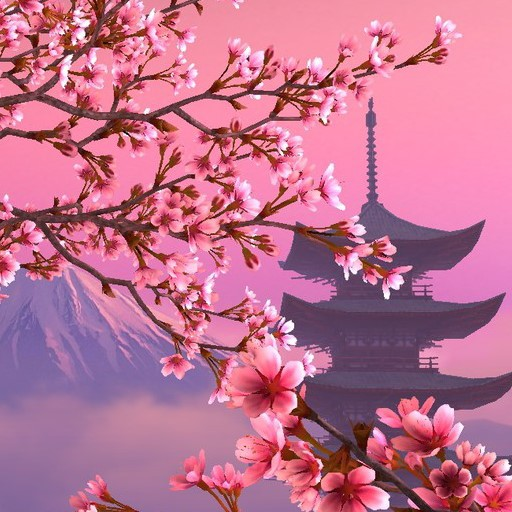
#> input picture lab4/main_template.jpg, 512 x 512 px
$ python script.py
#> lines starting #> are read from the running program, lines starting #| are printed output that depends on the picture
import cv2 as cv
import numpy as np
from matplotlib import pyplot as plt

RESULT = 1

def dft(image):
    f = np.fft.fft2(image)
    fshift = np.fft.fftshift(f)
    magnitude_spectrum = 20 * np.log(np.abs(fshift))
    return magnitude_spectrum

def to_log_polar_coords(image):
    flags = cv.INTER_LINEAR + cv.WARP_FILL_OUTLIERS + cv.WARP_POLAR_LOG
    w, h = image.shape[::-1]
    centre = (w/2, h/2)
    max_radius = np.sqrt((w/2)**2+(h/2)**2)
    log_polar_img = cv.warpPolar(image, (w, h), centre, max_radius, flags)
    #log_polar_img = cv.linearPolar(image, centre, max_radius, flags)
    return log_polar_img

def zoom_image(image, percents):
    w, h = image.shape[::-1]
    centre = (w/2, h/2)
    matrix = cv.getRotationMatrix2D(centre, 0, (percents/100))
    transformed_image = cv.warpAffine(image, matrix, (w,h))
    return transformed_image

def find_correlation(image, template_image):
    global RESULT
    m_i = dft(image)
    if RESULT == 1:
        cv.imwrite("DFT_MAIN.jpg", m_i)
    w, h = image.shape[::-1]
    t_i = dft(template_image)
    cv.imwrite("DFT_TEMPLATE" + str(RESULT) +".jpg", t_i)
    log_polar_main = to_log_polar_coords(m_i)
    if RESULT == 1:
        cv.imwrite("log_polar_main_img.jpg", log_polar_main)
    log_polar_templ = to_log_polar_coords(t_i)
    cv.imwrite("log_polar_template_img" + str(RESULT) + ".jpg", log_polar_templ)
    m_i = dft(log_polar_main)
    if RESULT == 1:
        cv.imwrite("main_log_polar_dft.jpg", m_i)
    t_i = dft(log_polar_templ)
    cv.imwrite("template_log_polar_dft" + str(RESULT) + ".jpg", t_i)
    avg_B = np.mean(m_i)
    avg_B_m = np.mean(t_i)
    sum_num = 0
    sum_den_B = 0
    sum_den_B_m = 0
    for i in range(h):
        for j in range(w):
            sum_num += (m_i[i][j] - avg_B) * (t_i[i][j] - avg_B_m)
            sum_den_B += (m_i[i][j] - avg_B) ** 2
            sum_den_B_m += (t_i[i][j] - avg_B_m) ** 2
    corr_coeff = sum_num / np.sqrt(sum_den_B * sum_den_B_m)
    print("\t Correlation coefficient for test number " + str(RESULT) +": ", str('{:.3f}'.format(corr_coeff)))
    RESULT += 1

if __name__ == "__main__":
    main_templ = cv.imread("main_template.jpg", cv.IMREAD_GRAYSCALE)
#> main_templ: shape (512, 512); min 3, max 255, mean 139.6
    main_zoom_20 = zoom_image(main_templ, 120)
    cv.imwrite("main_zoom_20.jpg", main_zoom_20)
    main_zoom_50 = zoom_image(main_templ, 150)
    cv.imwrite("main_zoom_50.jpg", main_zoom_50)
    main_zoom_100 = zoom_image(main_templ, 200)
    cv.imwrite("main_zoom_100.jpg", main_zoom_100)
    templ20 = cv.imread("main_template_20.jpg", cv.IMREAD_GRAYSCALE)
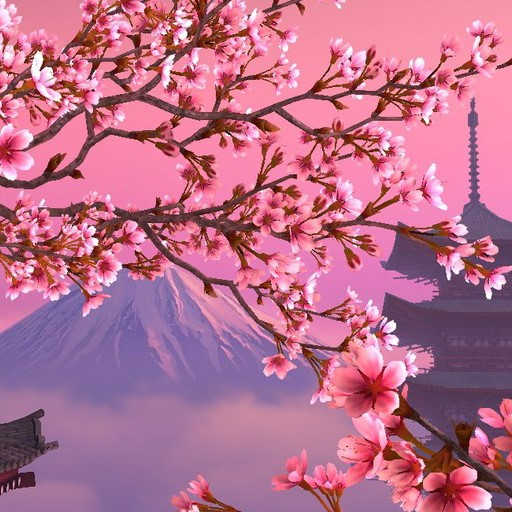
#> input picture lab4/main_template_20.jpg, 512 x 512 px
#> templ20: shape (512, 512); min 0, max 255, mean 136.2
    templ40 = cv.imread("main_template_40.jpg", cv.IMREAD_GRAYSCALE)
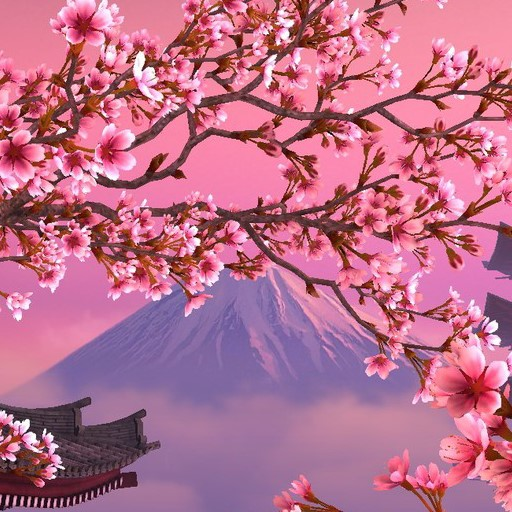
#> input picture lab4/main_template_40.jpg, 512 x 512 px
#> templ40: shape (512, 512); min 0, max 255, mean 135.8
    templ60 = cv.imread("main_template_60.jpg", cv.IMREAD_GRAYSCALE)
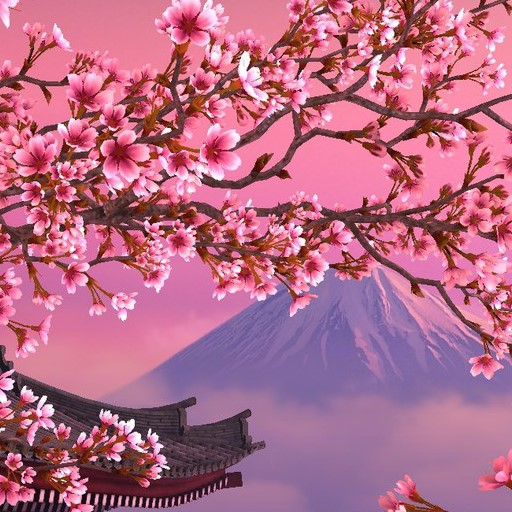
#> input picture lab4/main_template_60.jpg, 512 x 512 px
#> templ60: shape (512, 512); min 0, max 255, mean 132.1
    foreign = cv.imread("foreign.jpg", cv.IMREAD_GRAYSCALE)
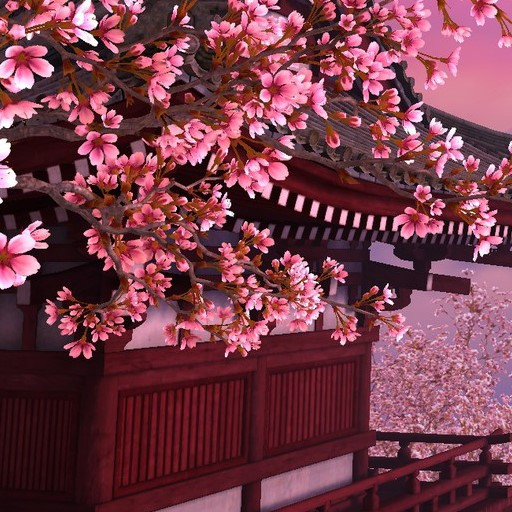
#> input picture lab4/foreign.jpg, 512 x 512 px
#> foreign: shape (512, 512); min 0, max 255, mean 79.3
    list_of_imgs = [main_templ, main_zoom_20, main_zoom_50, main_zoom_100, templ20, templ40, templ60, foreign]
    list(map(lambda img: find_correlation(main_templ, img), list_of_imgs))
#> in find_correlation, `cv.imwrite("main_log_polar_dft.jpg", m_i)`:
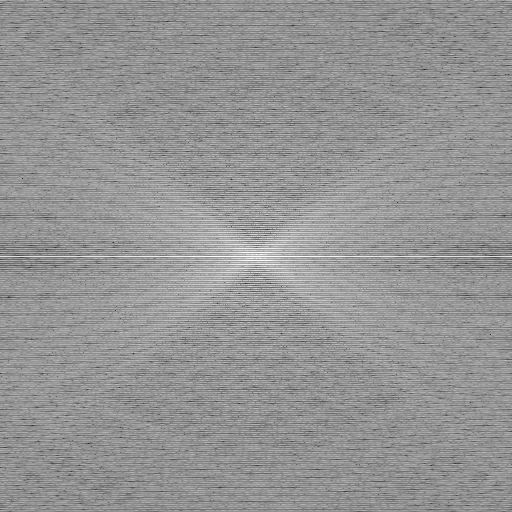
#> saved as main_log_polar_dft.jpg: shape (512, 512); min 27, max 255, mean 148.5
#> in find_correlation, `avg_B = np.mean(m_i)`: avg_B = 148.5
#> after the loop in find_correlation, `for i in range(h):`: sum_den_B = 111527225.4
#> in find_correlation, `corr_coeff = sum_num / np.sqrt(sum_den_B * sum_den_B_m)`: corr_coeff = 1
#| 	 Correlation coefficient for test number 1:  1.000
#> in dft (call 8), `magnitude_spectrum = 20 * np.log(np.abs(fshift))`:
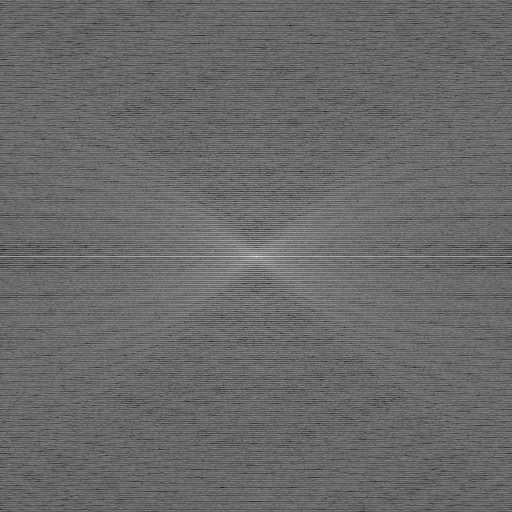
#> magnitude_spectrum: shape (512, 512) float64; min -3.05, max 357.7, mean 147.1; drawn with min black and max white
#| 	 Correlation coefficient for test number 2:  0.824
#| 	 Correlation coefficient for test number 3:  0.818
#| 	 Correlation coefficient for test number 4:  0.807
#| 	 Correlation coefficient for test number 5:  0.855
#> in find_correlation (call 6), `cv.imwrite("log_polar_template_img" + str(RESULT) + ".jpg", log_polar_..`:
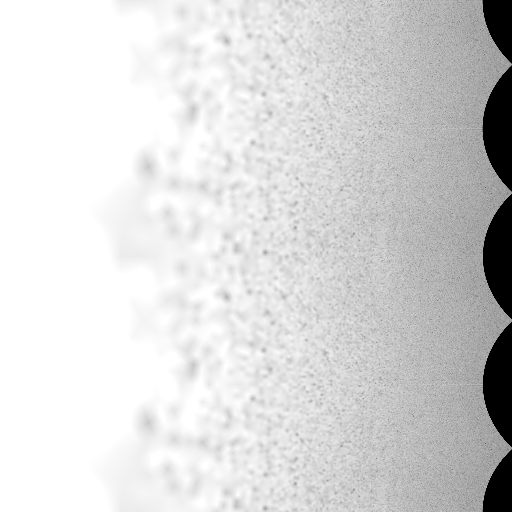
#> saved as log_polar_template_img6.jpg: shape (512, 512); min 0, max 255, mean 215.7
#> after the loop in find_correlation (call 6), `for i in range(h):`: sum_den_B = 111527225.4; sum_den_B_m = 110524887.5; sum_num = 92595171.1
#> in find_correlation (call 6), `corr_coeff = sum_num / np.sqrt(sum_den_B * sum_den_B_m)`: corr_coeff = 0.834
#| 	 Correlation coefficient for test number 6:  0.834
#| 	 Correlation coefficient for test number 7:  0.819
#| 	 Correlation coefficient for test number 8:  0.815
